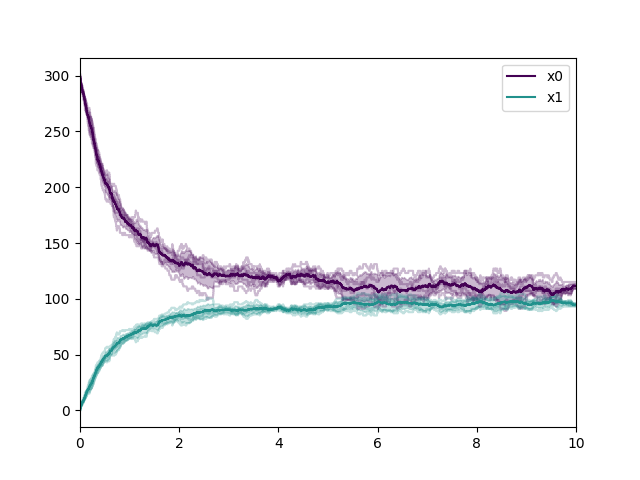

The Python source for this figure:
import sys
sys.path.insert(0, '/home/yannik/ssa')

import ssa
import numpy as np
import matplotlib.pyplot as plt


def run():
    reactants = np.array([[2, 0], [0, 1]])
    products = np.array([[0, 1], [2, 0]])

    volume=1e-15
    use_na=True

    k_det = np.array([5e5, 0.2])
    k1 = ssa.util.k_det_to_k_stoch(k_det, reactants=reactants, volume=volume, use_na=use_na)
    k2 = np.array([1.66e-3, 0.2])
    print(k1, k2)

    x0_molar_concentration = np.array([5e-7, 0])
    x01 = ssa.util.molar_concentration_to_molecule_number(x0_molar_concentration, volume=volume, use_na=use_na)
    x02 = np.array([301.1, 0])
    print(x01, x02)
    t_max = 10.0

    model = ssa.Model(reactants=reactants, products=products,
                      k=k2, x0=x02, t_max=t_max, n_procs=2)
    result = model.simulate(n_reps=5)
    ssa.plot(result, show=False)
    plt.savefig("dimerization_kinetics.png")

run()
